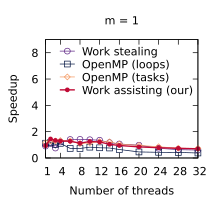

Here is the gnuplot script that generated this plot:
set title "m = 1"
set terminal pdf size 2.2,2.0
set output "./results/LUD_n___256,_m___1.pdf"
set key on
set key top left Left reverse
set key samplen 1.4
set xrange [1:32]
set xtics (1, 4, 8, 12, 16, 20, 24, 28, 32)
set xlabel "Number of threads"
set yrange [0:9]
set ytics (0, 2, 4, 6, 8)
set ylabel "Speedup"
plot './results/LUD_n___256,_m___1.dat' using 1:2 title "Work stealing" pointsize 0.7 lw 1 pt 6 linecolor rgb "#5B2182" with linespoints, \
  './results/LUD_n___256,_m___1.dat' using 1:3 title "OpenMP (loops)" pointsize 0.7 lw 1 pt 4 linecolor rgb "#001240" with linespoints, \
  './results/LUD_n___256,_m___1.dat' using 1:4 title "OpenMP (tasks)" pointsize 0.7 lw 1 pt 12 linecolor rgb "#F3965E" with linespoints, \
  './results/LUD_n___256,_m___1.dat' using 1:5 title "Work assisting (our)" pointsize 0.4 lw 2 pt 7 linecolor rgb "#C00A35" with linespoints
